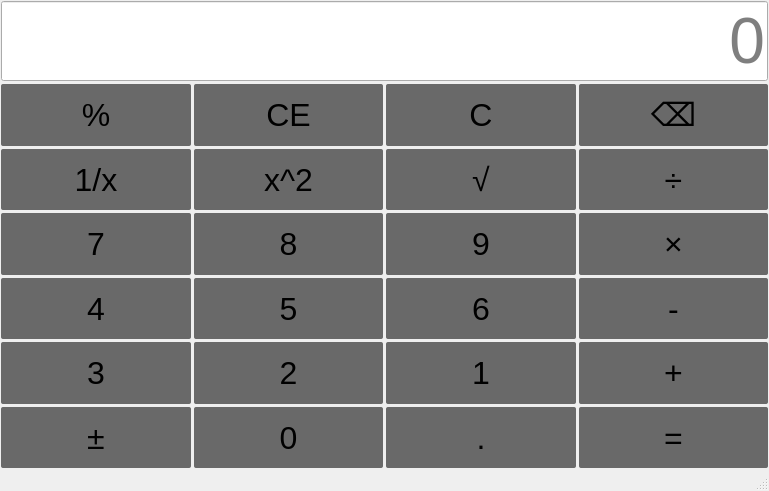
<?xml version="1.0" encoding="UTF-8"?>
<ui version="4.0">
 <class>MainWindow</class>
 <widget class="QMainWindow" name="MainWindow">
  <property name="geometry">
   <rect>
    <x>0</x>
    <y>0</y>
    <width>769</width>
    <height>491</height>
   </rect>
  </property>
  <property name="windowTitle">
   <string>MainWindow</string>
  </property>
  <property name="styleSheet">
   <string notr="true">QPushButton{
 background-color: rgb(105, 105, 105);
font-size: 24pt;
border-radius: 2px;

}
QPushButton:hover{
  background-color: rgb(169, 169, 169);
color:black;
}
QPushButton:pressed{
  background-color: rgb(255, 255, 255);
color:black;
}
QLineEdit{
font-size:48pt;
}</string>
  </property>
  <widget class="QWidget" name="centralwidget">
   <layout class="QVBoxLayout" name="verticalLayout">
    <property name="spacing">
     <number>3</number>
    </property>
    <property name="leftMargin">
     <number>1</number>
    </property>
    <property name="topMargin">
     <number>1</number>
    </property>
    <property name="rightMargin">
     <number>1</number>
    </property>
    <property name="bottomMargin">
     <number>1</number>
    </property>
    <item>
     <layout class="QGridLayout" name="gridLayout">
      <item row="2" column="2">
       <widget class="QPushButton" name="btnsqrt">
        <property name="sizePolicy">
         <sizepolicy hsizetype="Minimum" vsizetype="Minimum">
          <horstretch>0</horstretch>
          <verstretch>0</verstretch>
         </sizepolicy>
        </property>
        <property name="text">
         <string>√</string>
        </property>
       </widget>
      </item>
      <item row="5" column="1">
       <widget class="QPushButton" name="btnnum2">
        <property name="sizePolicy">
         <sizepolicy hsizetype="Minimum" vsizetype="Minimum">
          <horstretch>0</horstretch>
          <verstretch>0</verstretch>
         </sizepolicy>
        </property>
        <property name="text">
         <string>2</string>
        </property>
       </widget>
      </item>
      <item row="6" column="1">
       <widget class="QPushButton" name="btnnum0">
        <property name="sizePolicy">
         <sizepolicy hsizetype="Minimum" vsizetype="Minimum">
          <horstretch>0</horstretch>
          <verstretch>0</verstretch>
         </sizepolicy>
        </property>
        <property name="text">
         <string>0</string>
        </property>
       </widget>
      </item>
      <item row="5" column="2">
       <widget class="QPushButton" name="btnnum1">
        <property name="sizePolicy">
         <sizepolicy hsizetype="Minimum" vsizetype="Minimum">
          <horstretch>0</horstretch>
          <verstretch>0</verstretch>
         </sizepolicy>
        </property>
        <property name="text">
         <string>1</string>
        </property>
       </widget>
      </item>
      <item row="3" column="1">
       <widget class="QPushButton" name="btnnum8">
        <property name="sizePolicy">
         <sizepolicy hsizetype="Minimum" vsizetype="Minimum">
          <horstretch>0</horstretch>
          <verstretch>0</verstretch>
         </sizepolicy>
        </property>
        <property name="text">
         <string>8</string>
        </property>
       </widget>
      </item>
      <item row="4" column="1">
       <widget class="QPushButton" name="btnnum5">
        <property name="sizePolicy">
         <sizepolicy hsizetype="Minimum" vsizetype="Minimum">
          <horstretch>0</horstretch>
          <verstretch>0</verstretch>
         </sizepolicy>
        </property>
        <property name="text">
         <string>5</string>
        </property>
       </widget>
      </item>
      <item row="0" column="0" colspan="4">
       <widget class="QLineEdit" name="display">
        <property name="sizePolicy">
         <sizepolicy hsizetype="Expanding" vsizetype="Preferred">
          <horstretch>0</horstretch>
          <verstretch>0</verstretch>
         </sizepolicy>
        </property>
        <property name="alignment">
         <set>Qt::AlignmentFlag::AlignRight|Qt::AlignmentFlag::AlignTrailing|Qt::AlignmentFlag::AlignVCenter</set>
        </property>
        <property name="placeholderText">
         <string>0</string>
        </property>
       </widget>
      </item>
      <item row="3" column="3">
       <widget class="QPushButton" name="btnmultiple">
        <property name="sizePolicy">
         <sizepolicy hsizetype="Minimum" vsizetype="Minimum">
          <horstretch>0</horstretch>
          <verstretch>0</verstretch>
         </sizepolicy>
        </property>
        <property name="text">
         <string>×</string>
        </property>
       </widget>
      </item>
      <item row="3" column="0">
       <widget class="QPushButton" name="btnnum7">
        <property name="sizePolicy">
         <sizepolicy hsizetype="Minimum" vsizetype="Minimum">
          <horstretch>0</horstretch>
          <verstretch>0</verstretch>
         </sizepolicy>
        </property>
        <property name="text">
         <string>7</string>
        </property>
       </widget>
      </item>
      <item row="4" column="2">
       <widget class="QPushButton" name="btnnum6">
        <property name="sizePolicy">
         <sizepolicy hsizetype="Minimum" vsizetype="Minimum">
          <horstretch>0</horstretch>
          <verstretch>0</verstretch>
         </sizepolicy>
        </property>
        <property name="text">
         <string>6</string>
        </property>
       </widget>
      </item>
      <item row="1" column="3">
       <widget class="QPushButton" name="btndel">
        <property name="sizePolicy">
         <sizepolicy hsizetype="Minimum" vsizetype="Minimum">
          <horstretch>0</horstretch>
          <verstretch>0</verstretch>
         </sizepolicy>
        </property>
        <property name="text">
         <string>⌫</string>
        </property>
       </widget>
      </item>
      <item row="6" column="0">
       <widget class="QPushButton" name="btnplus">
        <property name="sizePolicy">
         <sizepolicy hsizetype="Minimum" vsizetype="Minimum">
          <horstretch>0</horstretch>
          <verstretch>0</verstretch>
         </sizepolicy>
        </property>
        <property name="text">
         <string>±</string>
        </property>
       </widget>
      </item>
      <item row="5" column="3">
       <widget class="QPushButton" name="btnadd">
        <property name="sizePolicy">
         <sizepolicy hsizetype="Minimum" vsizetype="Minimum">
          <horstretch>0</horstretch>
          <verstretch>0</verstretch>
         </sizepolicy>
        </property>
        <property name="text">
         <string>+</string>
        </property>
       </widget>
      </item>
      <item row="2" column="3">
       <widget class="QPushButton" name="btndivide">
        <property name="sizePolicy">
         <sizepolicy hsizetype="Minimum" vsizetype="Minimum">
          <horstretch>0</horstretch>
          <verstretch>0</verstretch>
         </sizepolicy>
        </property>
        <property name="text">
         <string>÷</string>
        </property>
       </widget>
      </item>
      <item row="3" column="2">
       <widget class="QPushButton" name="btnnum9">
        <property name="sizePolicy">
         <sizepolicy hsizetype="Minimum" vsizetype="Minimum">
          <horstretch>0</horstretch>
          <verstretch>0</verstretch>
         </sizepolicy>
        </property>
        <property name="text">
         <string>9</string>
        </property>
       </widget>
      </item>
      <item row="1" column="1">
       <widget class="QPushButton" name="btnclearall">
        <property name="sizePolicy">
         <sizepolicy hsizetype="Minimum" vsizetype="Minimum">
          <horstretch>0</horstretch>
          <verstretch>0</verstretch>
         </sizepolicy>
        </property>
        <property name="text">
         <string>CE</string>
        </property>
       </widget>
      </item>
      <item row="6" column="2">
       <widget class="QPushButton" name="btnpoint">
        <property name="sizePolicy">
         <sizepolicy hsizetype="Minimum" vsizetype="Minimum">
          <horstretch>0</horstretch>
          <verstretch>0</verstretch>
         </sizepolicy>
        </property>
        <property name="text">
         <string>.</string>
        </property>
       </widget>
      </item>
      <item row="2" column="0">
       <widget class="QPushButton" name="btninverse">
        <property name="sizePolicy">
         <sizepolicy hsizetype="Minimum" vsizetype="Minimum">
          <horstretch>0</horstretch>
          <verstretch>0</verstretch>
         </sizepolicy>
        </property>
        <property name="text">
         <string>1/x</string>
        </property>
       </widget>
      </item>
      <item row="6" column="3">
       <widget class="QPushButton" name="btnequal">
        <property name="sizePolicy">
         <sizepolicy hsizetype="Minimum" vsizetype="Minimum">
          <horstretch>0</horstretch>
          <verstretch>0</verstretch>
         </sizepolicy>
        </property>
        <property name="text">
         <string>=</string>
        </property>
       </widget>
      </item>
      <item row="1" column="2">
       <widget class="QPushButton" name="btnclear">
        <property name="sizePolicy">
         <sizepolicy hsizetype="Minimum" vsizetype="Minimum">
          <horstretch>0</horstretch>
          <verstretch>0</verstretch>
         </sizepolicy>
        </property>
        <property name="text">
         <string>C</string>
        </property>
       </widget>
      </item>
      <item row="5" column="0">
       <widget class="QPushButton" name="btnnum3">
        <property name="sizePolicy">
         <sizepolicy hsizetype="Minimum" vsizetype="Minimum">
          <horstretch>0</horstretch>
          <verstretch>0</verstretch>
         </sizepolicy>
        </property>
        <property name="text">
         <string>3</string>
        </property>
       </widget>
      </item>
      <item row="1" column="0">
       <widget class="QPushButton" name="btnpercentage">
        <property name="sizePolicy">
         <sizepolicy hsizetype="Minimum" vsizetype="Minimum">
          <horstretch>0</horstretch>
          <verstretch>0</verstretch>
         </sizepolicy>
        </property>
        <property name="text">
         <string>%</string>
        </property>
       </widget>
      </item>
      <item row="4" column="3">
       <widget class="QPushButton" name="btnminus">
        <property name="sizePolicy">
         <sizepolicy hsizetype="Minimum" vsizetype="Minimum">
          <horstretch>0</horstretch>
          <verstretch>0</verstretch>
         </sizepolicy>
        </property>
        <property name="text">
         <string>-</string>
        </property>
       </widget>
      </item>
      <item row="4" column="0">
       <widget class="QPushButton" name="btnnum4">
        <property name="sizePolicy">
         <sizepolicy hsizetype="Minimum" vsizetype="Minimum">
          <horstretch>0</horstretch>
          <verstretch>0</verstretch>
         </sizepolicy>
        </property>
        <property name="text">
         <string>4</string>
        </property>
       </widget>
      </item>
      <item row="2" column="1">
       <widget class="QPushButton" name="btnsquare">
        <property name="sizePolicy">
         <sizepolicy hsizetype="Minimum" vsizetype="Minimum">
          <horstretch>0</horstretch>
          <verstretch>0</verstretch>
         </sizepolicy>
        </property>
        <property name="text">
         <string>x^2</string>
        </property>
       </widget>
      </item>
     </layout>
    </item>
   </layout>
  </widget>
  <widget class="QMenuBar" name="menubar">
   <property name="geometry">
    <rect>
     <x>0</x>
     <y>0</y>
     <width>769</width>
     <height>20</height>
    </rect>
   </property>
  </widget>
  <widget class="QStatusBar" name="statusbar"/>
 </widget>
 <resources/>
 <connections/>
</ui>
